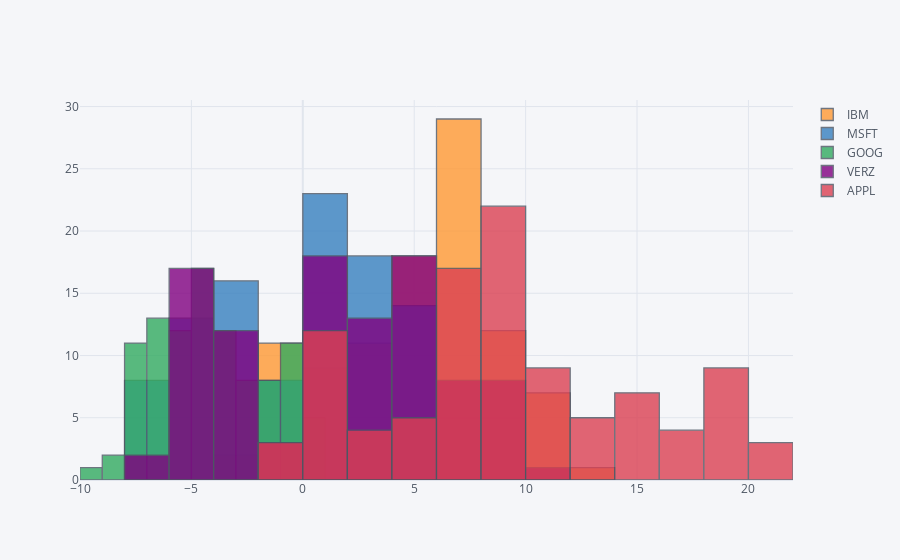

Source (notebook cell):
### Code cell
fig=df.iplot(kind='hist',x="IMB",y='GOOG')
#cf.iplot(fig,online=True)
